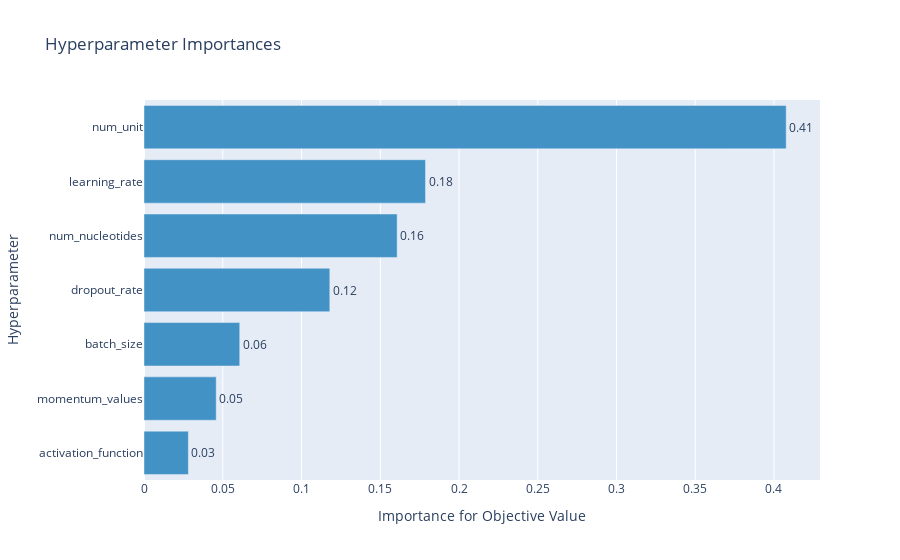

Write notebook code for a chart like this one.
### Code cell
fig = optuna.visualization.plot_param_importances(study)
fig.show()

### Figure 1 — Plotly figure (JSON) as saved in the notebook; plotly's stock layout.template omitted (floating-point values rounded to 4 significant figures)
{"data": [{"cliponaxis": false, "hovertemplate": ["activation_function (CategoricalDistribution): 0.028173942793155375<extra></extra>", "momentum_values (FloatDistribution): 0.045848253331419<extra></extra>", "batch_size (IntDistribution): 0.060779963891187484<extra></extra>", "dropout_rate (FloatDistribution): 0.1179681177384588<extra></extra>", "num_nucleotides (IntDistribution): 0.1607413697497204<extra></extra>", "learning_rate (FloatDistribution): 0.17873659060453342<extra></extra>", "num_unit (IntDistribution): 0.4077517618915256<extra></extra>"], "marker": {"color": "rgb(66,146,198)"}, "orientation": "h", "text": ["0.03", "0.05", "0.06", "0.12", "0.16", "0.18", "0.41"], "textposition": "outside", "type": "bar", "x": [0.02817, 0.04585, 0.06078, 0.118, 0.1607, 0.1787, 0.4078], "y": ["activation_function", "momentum_values", "batch_size", "dropout_rate", "num_nucleotides", "learning_rate", "num_unit"]}], "layout": {"showlegend": false, "title": {"text": "Hyperparameter Importances"}, "xaxis": {"title": {"text": "Importance for Objective Value"}}, "yaxis": {"title": {"text": "Hyperparameter"}}}}
